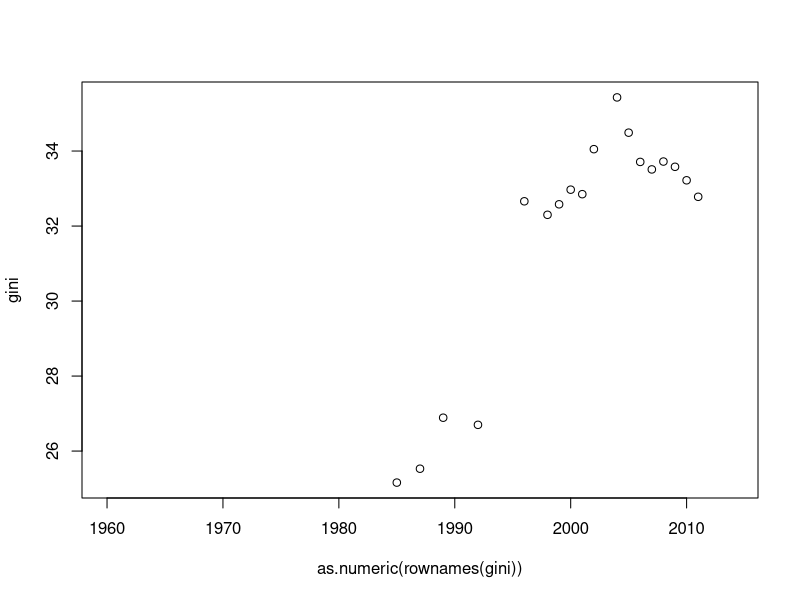

Generate this figure with R: (Note: this script raises an error after producing the figure.)
# dane z WHO
# http://apps.who.int/gho/data/node.main.GNI107?lang=en

library(openxlsx)

rates <- read.xlsx("gini_Indicator.xlsx",1)[-1,]

gini <- t(rates[rates[,1] == "Poland",-(1:4)])
plot(as.numeric(rownames(gini)), gini)

rates <- read.xlsx("GINIcnt.xls",1)[-1,]
for (i in 2:7)
  rates[,i] <- as.numeric(as.character(rates[,i]))

colnames(rates) <- c("country","Birth_rate","Death_rate", "Population", "Population.under.15", "Population.over.60","Population.med.age", "Population.urban")
